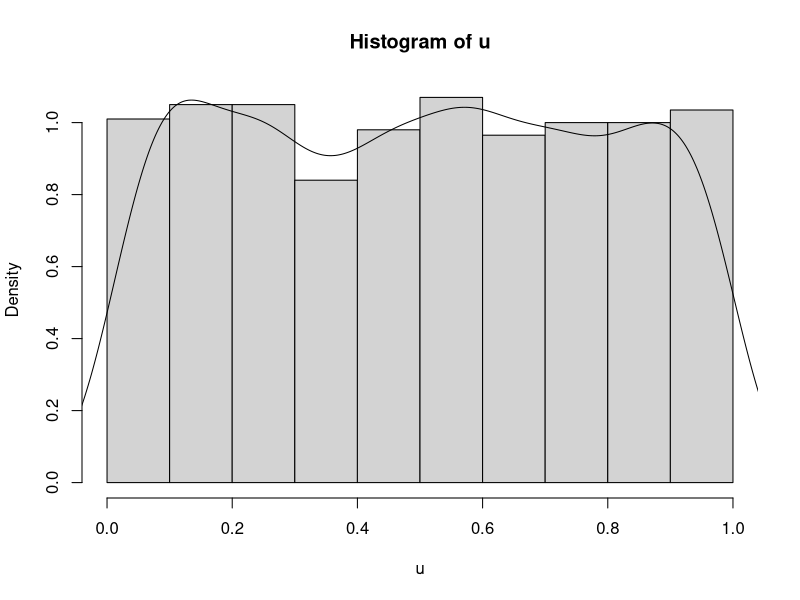
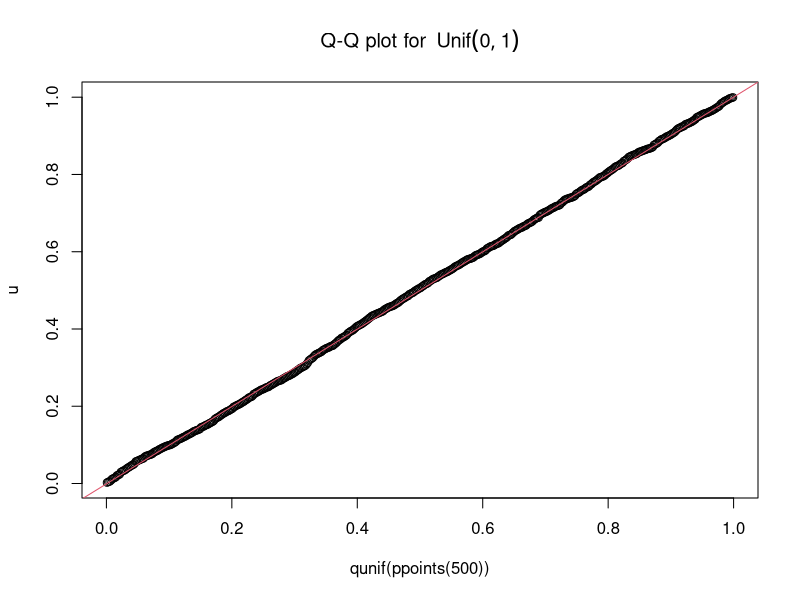
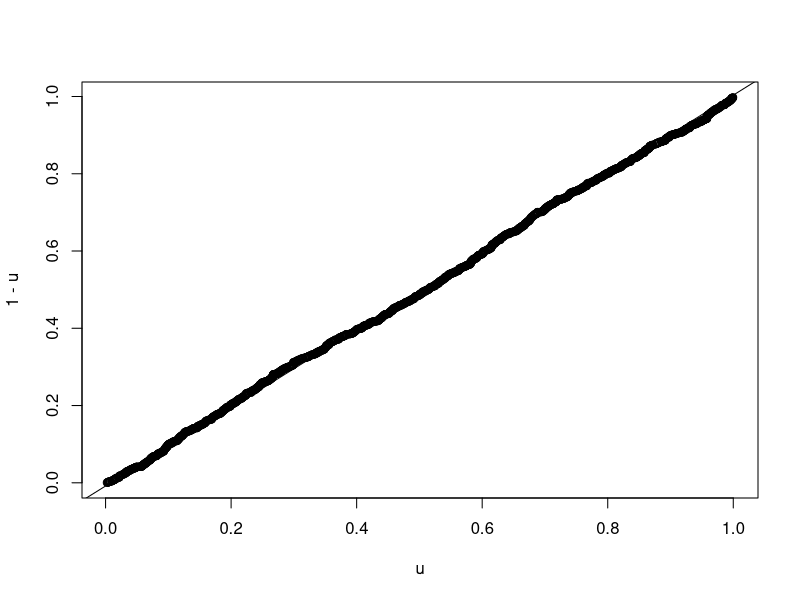
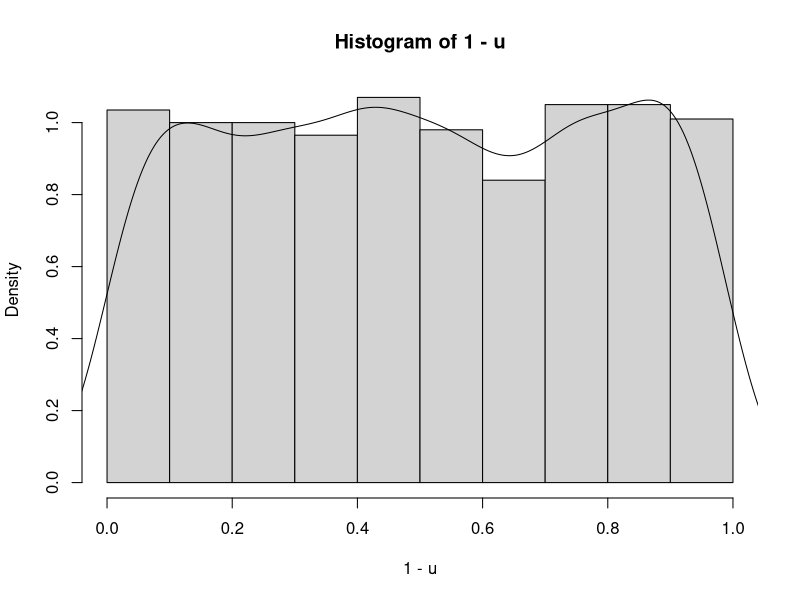
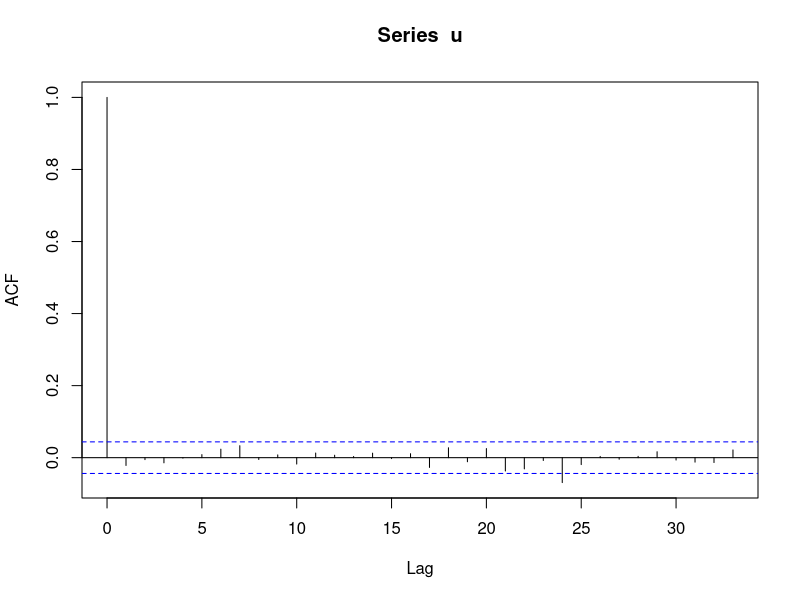
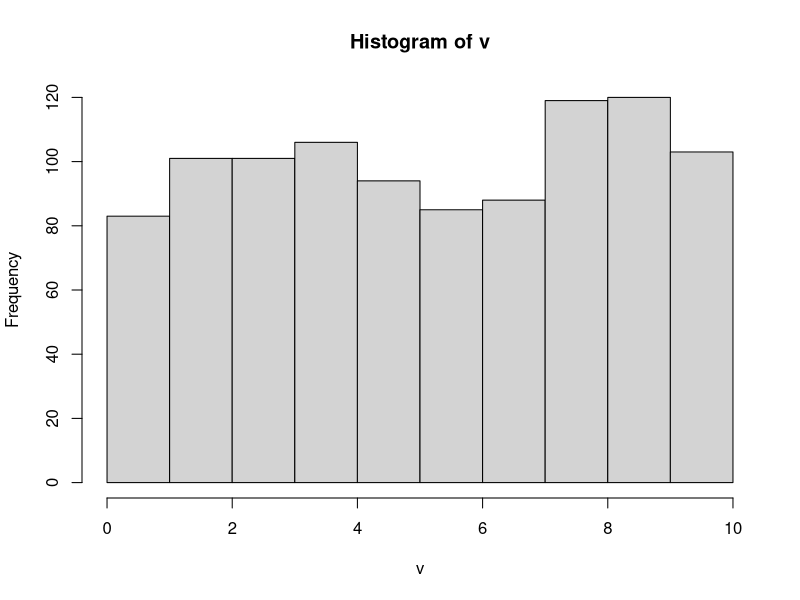
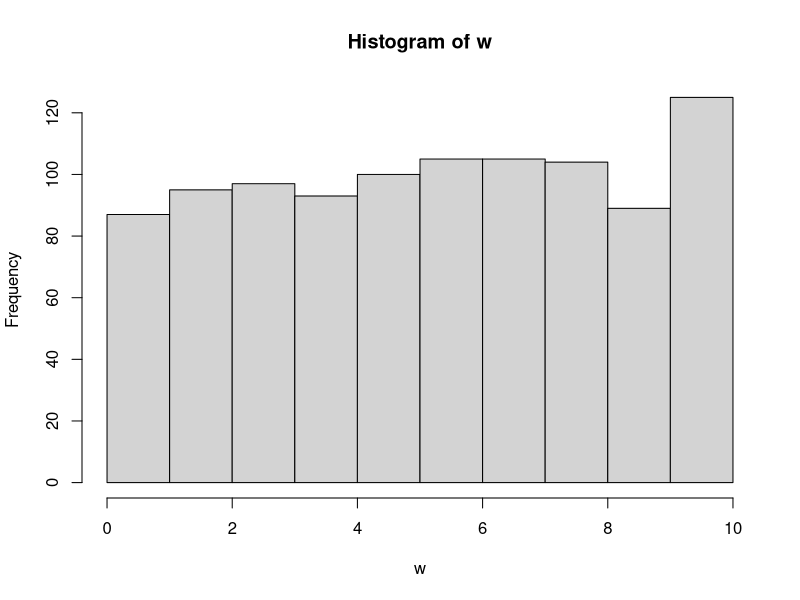
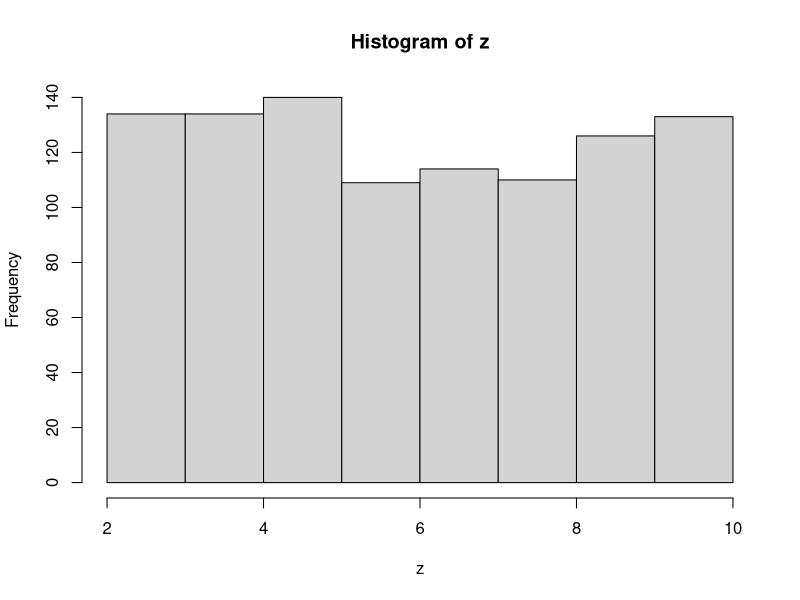

Source code (R) for these figures, in order:
## ---- chunk 1

u = runif(2000)

#par(mfrow=c(1,2))
hist(u, probability=TRUE)
lines(density(u), xlim=c(0,1))
#par(mfrow=c(1,1))

## Q-Q plot for `runif` data against true theoretical distribution:
qqplot(qunif(ppoints(500)), u,
      main = expression("Q-Q plot for" ~~ {Unif(0,1)}))
qqline(u, distribution = qunif,
      prob = c(0.1, 0.6), col = 2)


qqplot(u,1-u)
qqline(u, distribution = qunif)

hist(1-u, probability = TRUE) ## also follows a uniform dist
lines(density(1-u), xlim=c(0,1))

acf(u) ## autocorrelation of random number generation

## ---- chunk 2
v = 10 * runif(1000, 0, 1) ## v ~ unif(0, 10)
hist(v)

w = runif(1000, 0, 10) ## unif(0, 10)
hist(w)


## z = unif(0,8) + 8
z = runif(1000, 0, 8) + 2 ## v ~ unif(2, 10)
hist(z)
## ---- chunk 3
N = 10^4
u = runif(N)

fInv = function(u){
  (-1/5) * log(u) ## or log(1-u)
}

outSamples = fInv(u)


hist(outSamples, probability = TRUE)
lines(x = ppoints(200), y = dexp(x = ppoints(200), rate = 5), 
      col = "blue")
hist(rexp(n = N, rate = 5), probability = TRUE)
lines(x = ppoints(200), y = dexp(x = ppoints(200), rate = 5), 
      col = "blue")



qqplot(qunif(ppoints(500)), outSamples,
      main = expression("Q-Q plot for" ~~ {Exp(5)}))
qqline(outSamples, distribution = qexp,
      prob = c(0.1, 0.9), col = 2)



## ---- chunk 4

n = 1000

U =runif(n)

a = 3
b = 2

X = b*(1-U)^(-1/a)

hist(X, probability = TRUE, breaks = 25, xlim =c(0, 45),main = "Inverse Transform: Pareto(3,2)")

pareto = function(x){(a*(b^a)/x^(a+1))}
curve(pareto(x), from = 0, to = 40, add = TRUE, col = "blue")

plot(density(X), main = "Density Plot of Inverse Transform: Pareto(3, 2)")
curve(pareto(x), from = 0, to = 40, add = TRUE, col = "blue")


## ---- chunk 5
cdf = c(0.0, 0.1, 0.3, 0.5, 0.7, 1.0)
results = numeric(length = 1000) ## creates a vector of zeros
u = runif(1000)
for(i in 2:6){
    ind = (cdf[i-1] < u) & (u <= cdf[i])
    results[ind] <- (i-2)
}

table(results) / 1000


hist(results, probability = TRUE)

## ---- chunk 6
## Accept-Reject
M = 1.5
X = rep(x = NA, 5) ## create a vector of length 5 of NAs
set.seed(123)
f <- function(x){ 6*x*(1 - x)} ## pdf of Beta(2,2)
g <- function(x){ 1 } ## pdf of Unif(0,1) is just 1

for(i in 1:5){
  print(paste("Run: ", i))
  u = runif(1)
  print(u)
  y = runif(1)
  print(y)
  accept <- u <= f(y)/(M* g(y))
  print(paste("Accept? ", accept))
  if(accept){
    X[i] <- y
  }
  
}

print(X)



## ---- chunk 7
X = rep(NA, 10000)
M = 1.5
i = 0 ## index set to start at 0
while(sum(is.na(X))){
  U = runif(1)
  Y = runif(1)
  accept <- U <= f(Y)/(M*g(Y))
  #print(paste("Accept? ", accept))
  if(accept){
    i = i+1 ## update the index
    X[i] <- Y
  }
}


hist(X, xlab = "X", main = "Beta(2,2) from Accept-Reject algorithm", 
     probability = TRUE)
beta <- function(x) 6*x*(1-x)
curve(expr = beta, from = 0, to = 1, add = TRUE)

## ---- chunk 8

par(mfrow=c(1,2))
curve(expr = beta, from = 0, to = 1, 
      xlim = c(-0.5, 1.5), ylim = c(0,2),
      main = "Beta(2,2) Density with Unif(0,1)",
      xlab = "x", ylab = "density")

x = seq(from = -1, to = 2, by = 0.01)
Unif1 = function(x){ ifelse(x >= 0 & x <= 1, 1, 0) }
polygon(x, Unif1(x), lty = 9)


curve(expr = beta, from = 0, to = 1, 
      xlim = c(-0.2, 1.2), ylim = c(0,2),
      main = "Beta(2,2) with M*Unif(0,1)",
      xlab = "x", ylab = "density")

Unif2 = function(x){ ifelse(x >= 0 & x <= 1, 1*M, 0) }
polygon(x, Unif2(x), lty = 2)

#abline(h = 1.5, col = "red")
par(mfrow=c(1,1))


## ---- chunk 9
N = 10000
U = runif(N)
Y = runif(N)
M = 1.5

f <- function(x){ 6*x*(1 - x)} ## pdf of Beta(2,2)
g <- function(x){ 1 } ## pdf of Unif(0,1) is just 1

accept <- U*M < f(Y)/(g(Y))

mean(accept) ## acceptance rate
print(1/M) ## probability of acceptance

plot(Y, U*M, col = as.numeric(accept)+3, 
     xlim = c(-0.2, 1.2), ylim = c(0,2),
     main = "Accept-Reject with M = 1.5")



curve(expr = beta, from = 0, to = 1, 
      xlim = c(-0.5, 1.5), ylim = c(0,2),
      main = "Beta(2,2) with M*Unif(0,1)",
      xlab = "x", ylab = "density", add = TRUE,
      lwd = 4)

Unif2 = function(x){ ifelse(x >= 0 & x <= 1, 1*M, 0) }
polygon(x, Unif2(x), lty = 2, lwd = 2)

## ---- chunk 10
## let's simulate 10,000 samples from bin(n=10, p = 0.3)
N = 10000
n = 10
p = 0.3
x = as.numeric(runif(n = (n*N)) <= p) ## convert bools to 1 and 0
m = matrix(data = x, nrow = N, ncol = n)
Binom_samples = rowSums(m) 

par(mfrow = c(1,2))
hist(Binom_samples, probability = TRUE, main = "Binom(10,0.3) from Unif(0,1)", 
     col = "blue")
hist(rbinom(n = N, size = n, prob = p), probability = TRUE, main = "rbinom(10,0.3)",
     col = "cyan")
par(mfrow=c(1,1))



## ---- chunk 11

N = 1000

Z = rnorm(n = 2*N, mean = 0, sd = 1)
Z = matrix(data = Z, nrow = N, ncol = 2)

transfromation <- function(vec){
  R = sqrt(sum(vec^2))
  #R = sqrt(vec[1]^2 + vec[2]^2)
  return(R)
}


R_Out = apply(X = Z, MARGIN = 1, FUN = transfromation)

hist(R_Out)

## compare with Rayleigh {VGAM}	

sqrt(pi/2) ## theoretical mean
mean(R_Out) ## calculated mean
